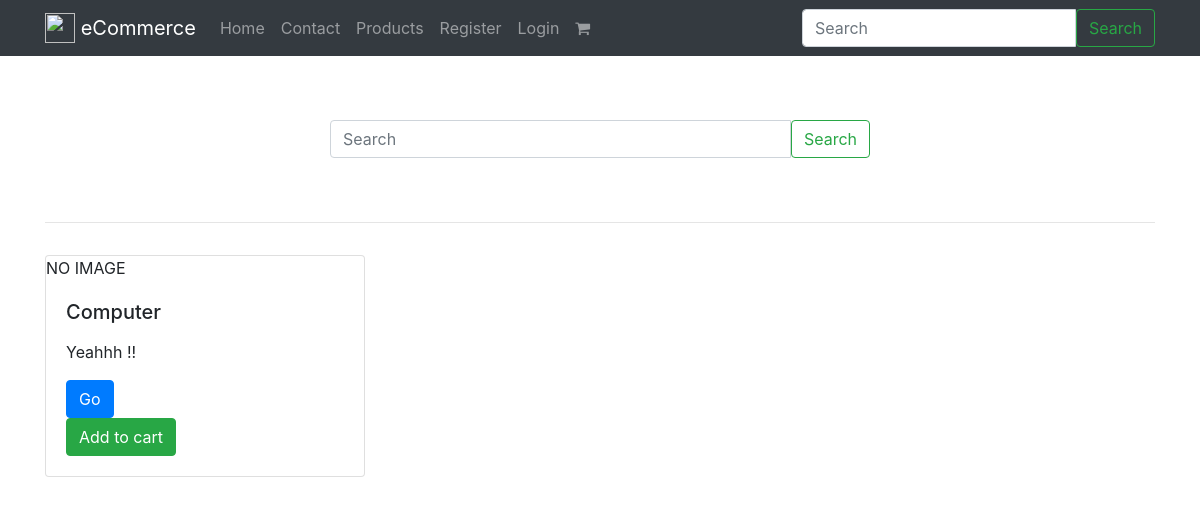
The page /search/ on the database as committed earlier.
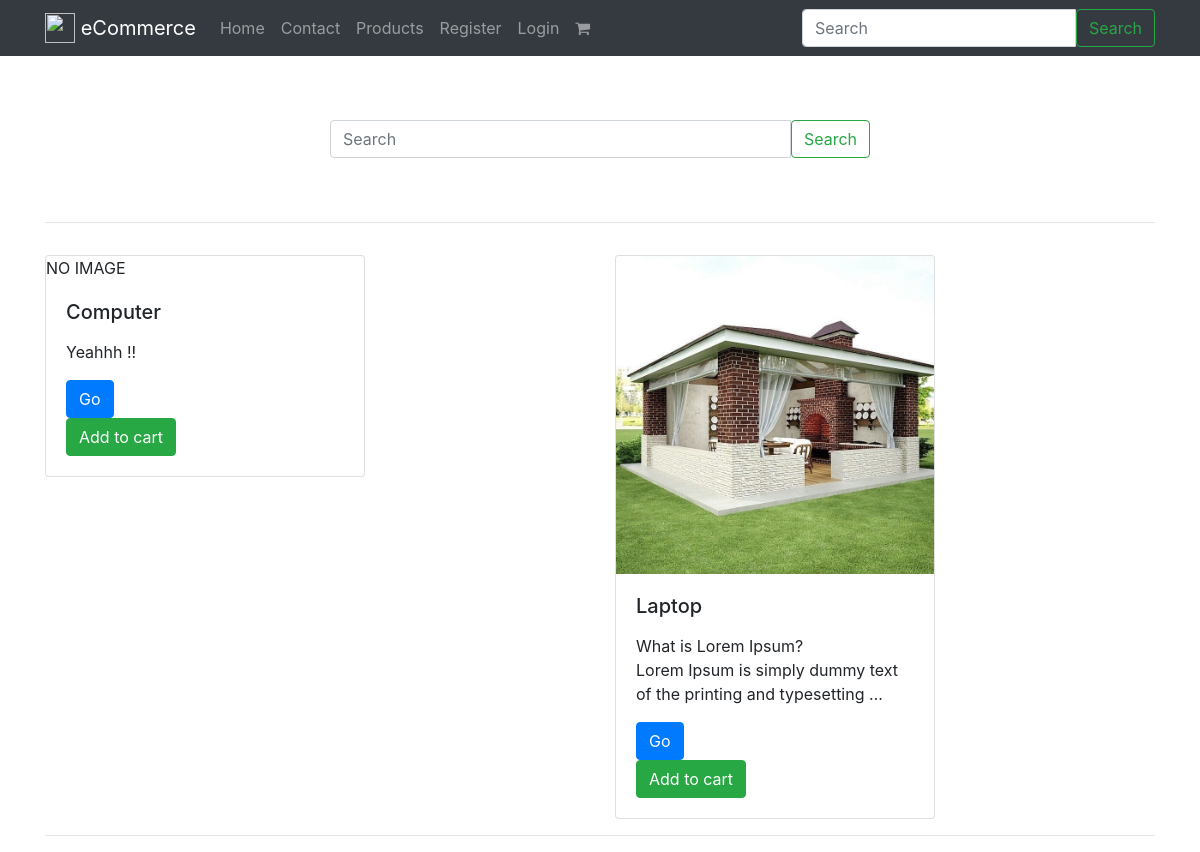
The same page on the database as committed later.
### apps/products/models.py (models this page shows, shortened)
class Product(models.Model):
    title = models.CharField(max_length=120)
    slug = models.SlugField(blank=True, unique=True)
    description = models.TextField()
    price = models.DecimalField(decimal_places=2, max_digits=20, default=39.99)
    image = models.ImageField(upload_to=upload_image_path, null=True, blank=True)
    featured = models.BooleanField(default=False)
    active = models.BooleanField(default=True)
    timestamp = models.DateTimeField(auto_now_add=True)
    objects = ProductManager()
    def get_absolute_url(self):
        return reverse("products:detail", kwargs={"slug": self.slug})

### apps/search/views.py (the view)
# urls.py: path('', SearchProductView.as_view(), name="query"),
class SearchProductView(ListView):
    template_name = 'search/view.html'
    def get_context_data(self, **kwargs):
        context = super().get_context_data(**kwargs)
        query = self.request.GET.get('q')
        context['query'] = query
        return context
    def get_queryset(self, *args, **kwargs):
        request = self.request
        method_disct = request.GET
        query = method_disct.get('q', None)
        if query is not None:
            return Product.objects.search(query)
        return Product.objects.featured()

### apps/products/models.py (called while the page is built)
    def featured(self):
        return self.filter(featured=True, active=True)

    def get_queryset(self):
        return ProductQuerySet(self.model, using=self._db)

    def featured(self):
        return self.get_queryset().featured()

### apps/search/templates/search/view.html
{% extends 'base.html' %}
{% block content %}
    <div class="row mb-3">
        {% if query %}
            <div class="col-12 ">
                Results for <b>{{ query }}</b>
            <hr>
            </div>
        {% else %}
            <div class="col-12 col-md-6 mx-auto py-5">
                {% include "search/snippets/search-form.html" %}
            </div>
            <div class="col-12">
                <hr>
            </div>
        {% endif %}
    </div>
<div class="row">
    {% for obj in object_list %}
        <div class="col">
        {% include 'products/snippets/card.html' with instance=obj %}
        {% if forloop.counter|divisibleby:3 %}
        </div></div><div class='row'> <div class="col-12"><hr/></div>
            {% elif forloop.counter|divisibleby:2 %}
            </div></div><div class="row"> <div class="col-12"><hr/></div>
         {% else %}
            </div>
        {% endif %}
        {% endfor %}
</div>
{% endblock content %}

### apps/products/templates/products/snippets/card.html
<div class="card" style="width: 20rem;">
    {% if instance.image %}
        <a href="{{ instance.get_absolute_url }}" >
            <img src="{{ instance.image.url }}" class="card-img-top" alt="{{ instance.title }} logo"  >
        </a>
     {% else %}
        NO IMAGE
    {% endif %}
  <div class="card-body">
    <h5 class="card-title">{{ instance.title }}</h5>
    <p class="card-text">{{ instance.description|linebreaks|truncatewords:14 }}</p>
      <a href="{{ instance.get_absolute_url }}" class="btn btn-primary">Go</a>
      {% include 'products/snippets/update-cart.html' with product=instance cart=cart %}
  </div>
</div>

### apps/products/templates/products/snippets/update-cart.html (shortened to what this page needs)
<form class='form-product-ajax' method='POST' action='{% url "carts:update" %}' data-endpoint='{% url "carts:update" %}' class="form">
<span class='submit-span'>
    {% if in_cart %}
        <button type='submit' class='btn btn-link btn-sm' style="padding:0px;cursor: pointer;">Remove?</button>
    {% else %}
        <span class='submit-span'>
        {% if product in cart.products.all %}
            In cart <button type='submit' class='btn btn-link'>Remove?</button>
        {% else %}
            <button type='submit'  class='btn btn-success'>Add to cart</button>
        {% endif %}
        </span>
{% endif %}
</span>
</form>

Rows that differ between the two databases and show on the page:
now on this page (row edited): Product: image (picture), title "Laptop", description "What is Lorem Ipsum? Lorem Ipsum is simply dummy text of the printing and typesetting …"
